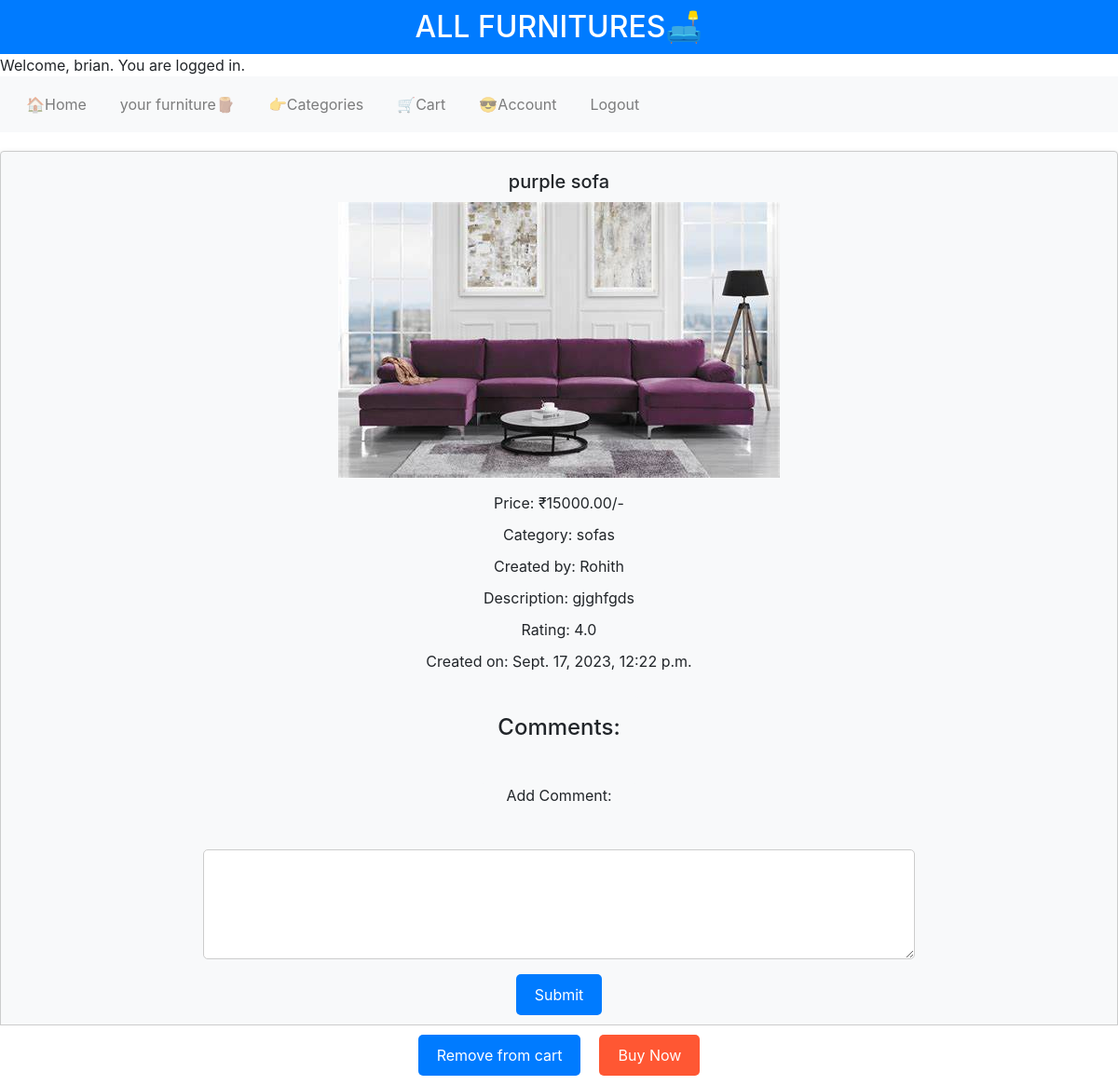
The app's page /furniture/3 (signed in), older data.
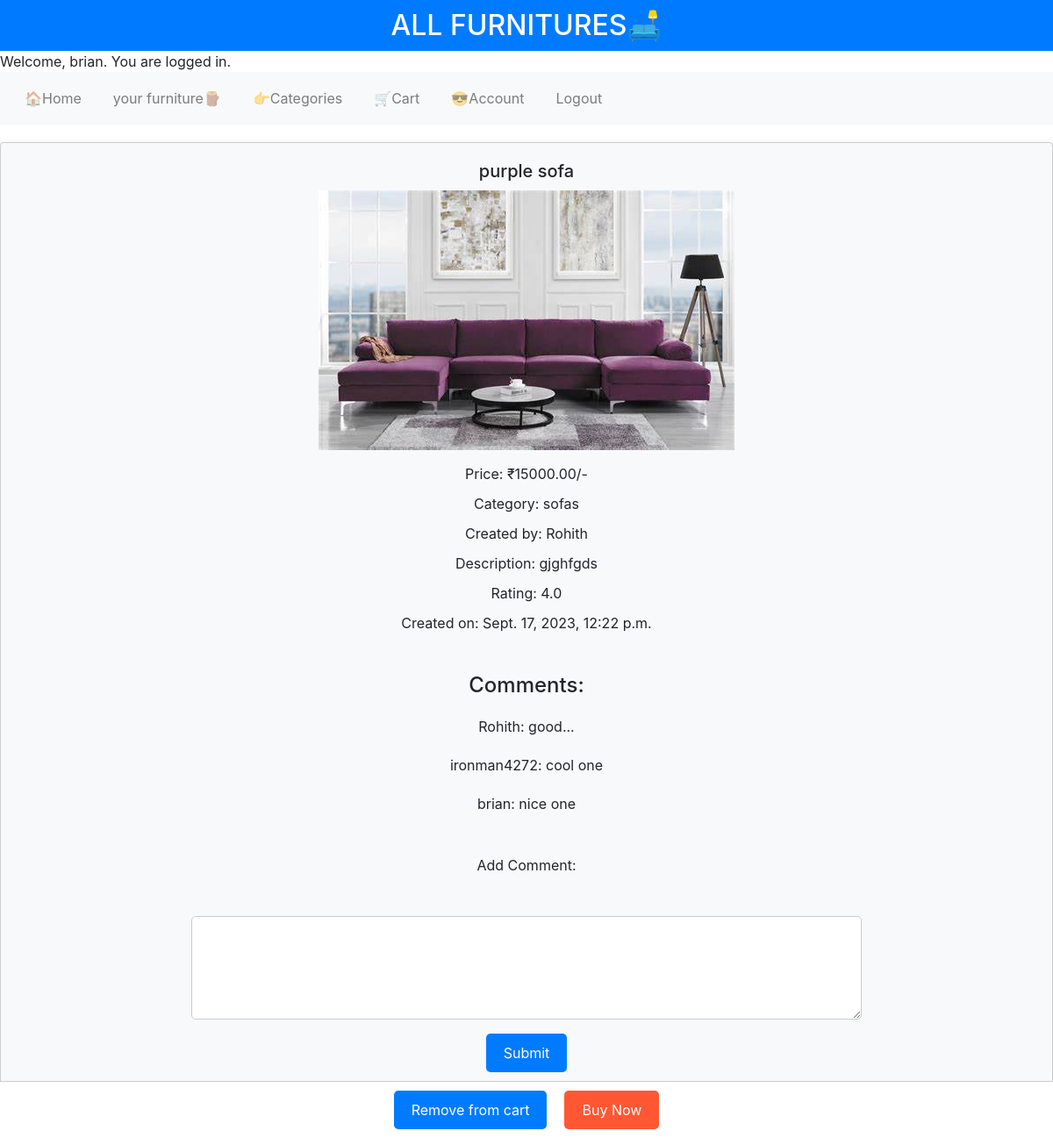
The same page, newer data.
### allfurnitures/models.py (models this page shows, shortened)
class Comments(models.Model):
    user = models.ForeignKey(User, on_delete=models.CASCADE, related_name="comments")
    furniture = models.ForeignKey(Furniture, on_delete=models.CASCADE, related_name="comments")
    comment = models.TextField()
    date = models.DateTimeField(auto_now_add=True)

class User(AbstractUser):
    pass

### allfurnitures/views.py (the view)
# urls.py: path("furniture/<int:furniture_id>",views.furniture,name="furnituredetails"),
@login_required
def furniture(request,furniture_id):
    if request.method=="GET":
        cart=Cart.objects.filter(user=request.user, furniture=Furniture.objects.get(id=furniture_id)).first()
        comments=Furniture.objects.get(id=furniture_id).comments.all()
        comments=comments.order_by("-date").all()
        paginator = Paginator(comments, 5)
        page_number = request.GET.get('page')
        comments = paginator.get_page(page_number)
        if cart:
            return render(request, "allfurnitures/furniture.html",{
                "furniture": Furniture.objects.get(id=furniture_id),
                "change_button": "Remove from cart",
                "comments": comments,
            })
        else:
         return render(request, "allfurnitures/furniture.html",{
            "furniture": Furniture.objects.get(id=furniture_id),
            "change_button": "Add to cart"
        })
    else:
        return HttpResponse("Method not allowed")

### allfurnitures/templates/allfurnitures/furniture.html (shortened to what this page needs)
{% extends "allfurnitures/layout.html" %}
{% load static %}
{% block body %}
    <div class="card" id="cards">
      <h3>{{ furniture.name }}</h3>
        <span>
            <img src="{{ furniture.image.url }}" alt="{{ furniture.name }}">
        </span>
        <p>Price: ₹{{ furniture.price }}/-</p>
        <p>Category: {{ furniture.category }}</p>
        <p>Created by: {{ furniture.user }}</p>
        <p>Description: {{ furniture.description }}</p>
        <p>Rating: {{ furniture.rating }}</p>
        <p>Created on: {{ furniture.date }}</p>
        <div id="comments_page">
            <h3>Comments:</h3>
            {% for comment in comments %}
                <p>{{ comment.user }}: {{ comment.comment }}</p>
            {% endfor %}
        </div>
        <span>
        <label for="comments" style="padding-bottom: 5% ;">Add Comment:</label>
        <span>
        <textarea id="comments" name="comments" rows="4" cols="50">
        </textarea>
        <button id="comment_button" data-id="{{ furniture.id }}">Submit</button>
        </span>
        </span>
    </div>
    <br>
    <div id="options">
        <button id="cart_button"  data-id="{{ furniture.id }} ">{{ change_button }}</button>
        <button id="buy_button"  data-id="{{ furniture.id }}">Buy Now</button>
    </div>
{% endblock %}
{% block script %}
<link href="{% static 'allfurnitures/furniture.css' %}" rel="stylesheet" >
{% endblock %}

Row changes from the older to the newer data that the page shows:
added Comments: user "Rohith", comment "good..."
added Comments: user "ironman4272", comment "cool one"
added Comments: user "brian", comment "nice one"
